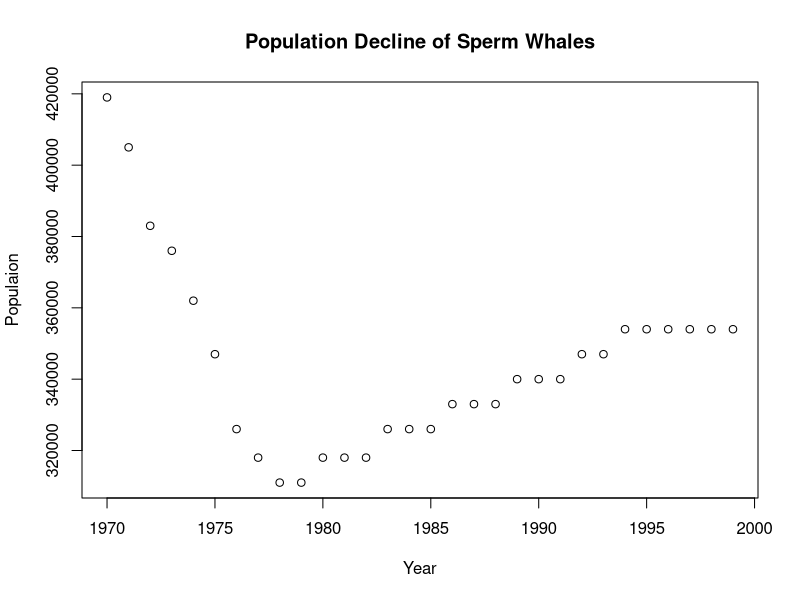
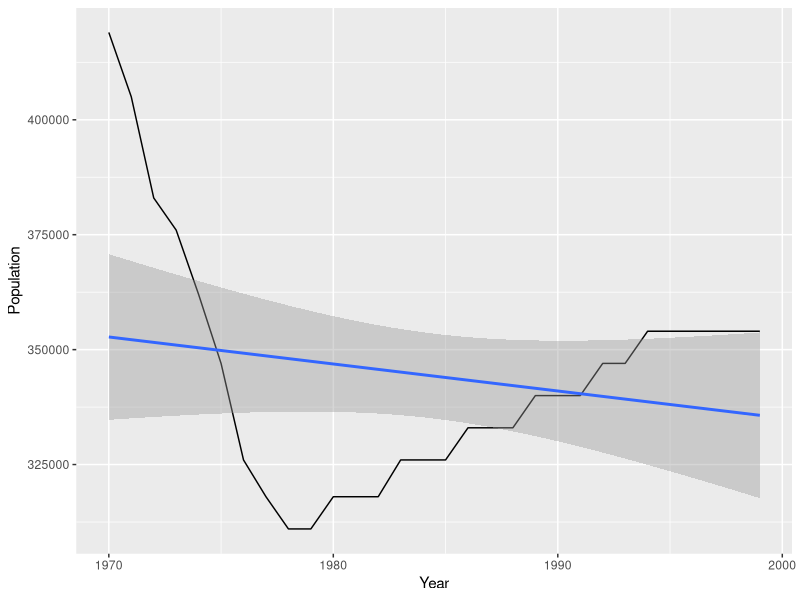
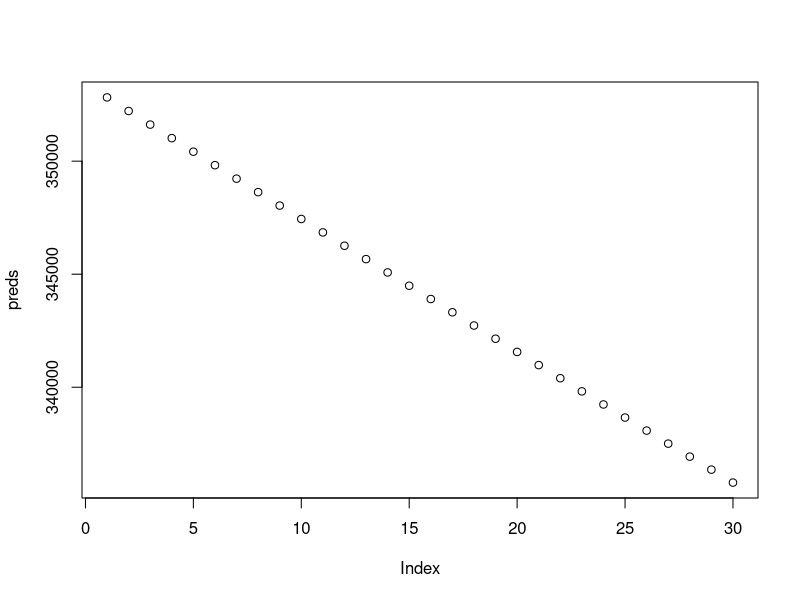
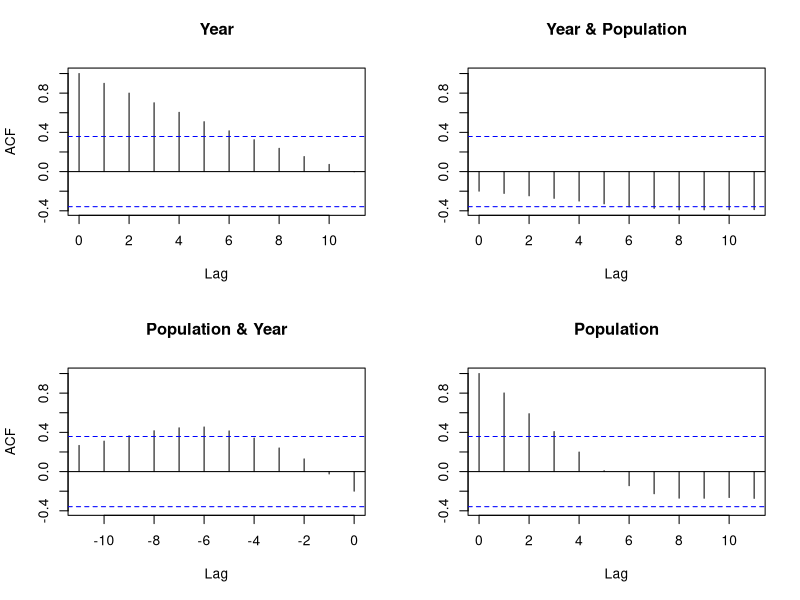
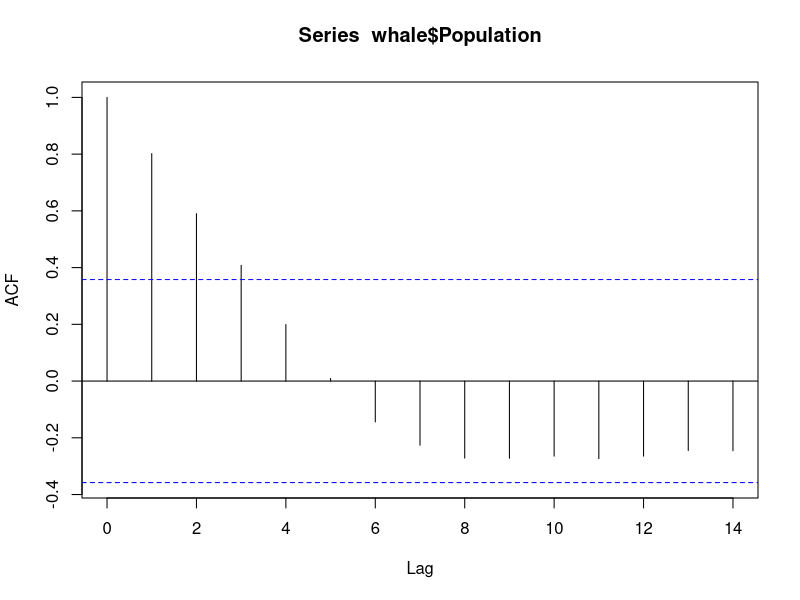

Generate these figures, in order, with R:
## ---- chunk 1
library(tidyverse)
library(here)
whale <- read_csv(here("data", "sperm_whale_pop.csv"))
whale
plot(whale$Year, whale$Population, main = "Population Decline of Sperm Whales", xlab = "Year", ylab = "Populaion")
## ---- chunk 2
glm_model <- glm(whale$Population ~ whale$Year, data = whale, family = "poisson")
summary(glm_model)

# plot(whale$Year, whale$Population, main = "Population Decline of Sperm 
# Whales", xlab = "Year", ylab = "Populaion")
# lines(glm_model$fitted.values)

ggplot(data = whale, aes(x = Year, y = Population)) +
  # geom_pointrange(aes(
  #   ymin = est - 1.96*sd/sqrt(B),
  #   ymax = est + 1.96*sd/sqrt(B))) +
  #   geom_point(size = 0.5) +
  geom_line() +
  geom_smooth(method='glm',formula=y~x, family = "poisson") +
  labs(x = "Year", y = "Population")
## ---- chunk 3
new_data <- data.frame("Year" = seq(2001, 2050, 1))

preds <- predict(glm_model, newdata = new_data, type = 'response')

plot(preds)
## ---- chunk 4
acf(whale)
acf(whale$Population)

